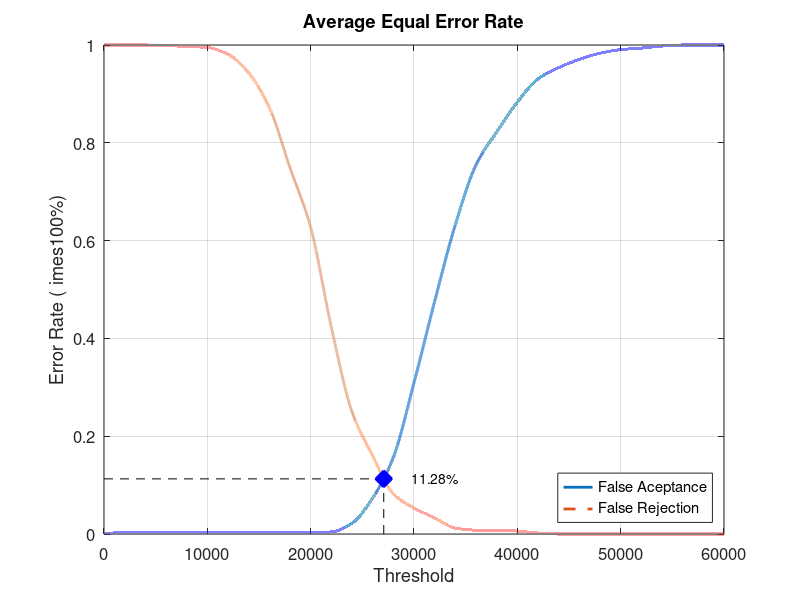
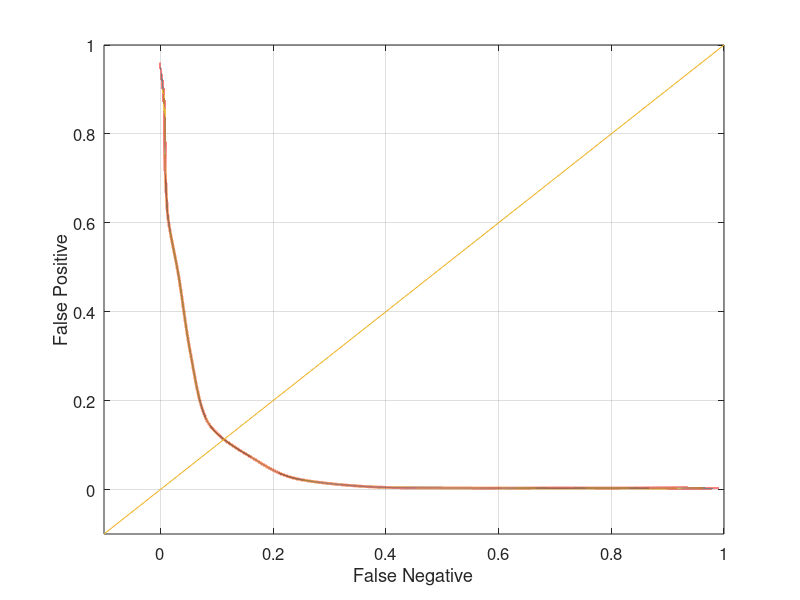

The MATLAB source for these figures, in order:
close all;
clear;
clc;
x = 0:2000:60000;
xq = 0:0.5:60000;

y0 = [0 0.0031579 0.0031579 0.0031579 0.0031579 0.0031579 0.0031579 0.0031579 0.0031579 0.0031579 0.0031579 0.00421053 0.0221053 0.0736842 0.156842 0.309474 0.475789 0.632632 0.754737 0.822105 0.883158 0.930526 0.953684 0.970526 0.983158 0.990526 0.993684 0.997895 1 1 1]
yy0 = interp1(x, y0, xq, 'pchip');
y1 = [1 1 1 0.999 0.997 0.995 0.981 0.943 0.872 0.749 0.627 0.423 0.25 0.16 0.082 0.053 0.033 0.012 0.008 0.008 0.006 0.002 0 0 0 0 0 0 0 0 0]
yy1 = interp1(x, y1, xq, 'pchip');

% Calculating EER: 
y2 = abs(y0 - y1);
find(y2 == min(y2))
yy2 = abs(yy0 - yy1);
xEER = find(yy2 == min(yy2));
xEERIndex = xq(xEER) % X-axis EER
yEER = yy0(xEER) % Y-axis EER

main = figure
plot(xq, yy0,'-','LineWidth', 2);	hold on
plot(xq, yy1,'--','LineWidth', 2);	hold on
plot([xEERIndex xEERIndex], [0 yEER], 'k--');	hold on
plot([0 xEERIndex], [yEER yEER], 'k--');	hold on
plot(xEERIndex, yEER, 'bx', 'LineWidth', 10);	hold on
text(xEERIndex + 10 * xEERIndex / 100, yEER, [num2str(round((10000 * yEER)) / 100) '%'])
legend('False Aceptance', 'False Rejection', 'Location', 'SouthEast')
xlabel('Threshold')
ylabel('Error Rate (	imes100%)')
title('Average Equal Error Rate')
set(gca, 'FontSize', 12)
axis([0 60000 0 1])
grid on

print(main, 'Database4AverageMain', '-dpng');
FNRxFPR = figure('Color', [1 1 1]);
plot(yy1, yy0, '-', yy1, yy0, 'LineWidth', 2);
hold on
y = -0.1:0.1:1
plot(y, y); 
set(gca, 'FontSize', 12)
xlabel('False Negative')
ylabel('False Positive')
axis([-0.1 1 -0.1 1])
set(gca, 'FontSize', 12)
grid on

print(FNRxFPR, 'Database4AverageFNRxFPR','-dpng');
